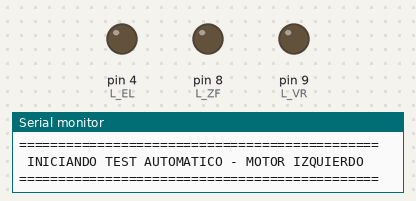
The sketch below on a simulated Arduino Nano, built with avr-gcc and run on an emulated ATmega328P. On the bench: output pins drawn as LEDs (lit = HIGH), the last lines printed to the serial monitor.

Above: at 0.1 s.
At 3.1 s:
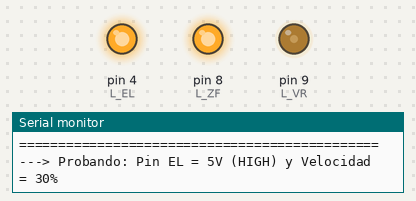
At 7.1 s:
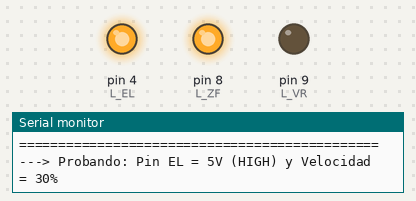
At 18.1 s:
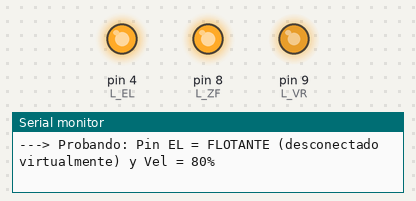
At 27.1 s:
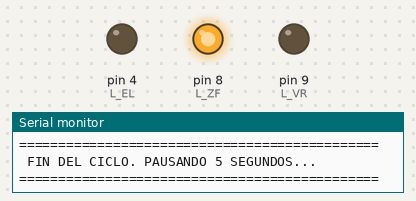
At 37.1 s:
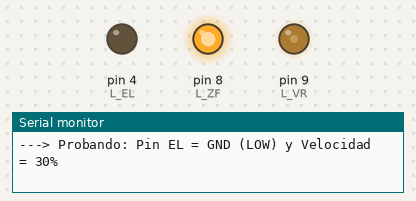
Timing chart, 0 to 38.6 s (numbered marks = the images above):
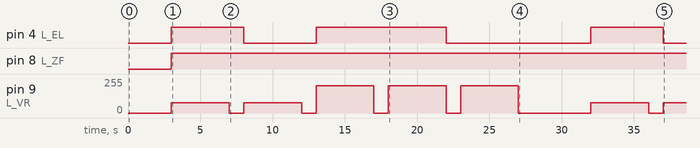

Measured:
- by itself, pin 4 (L_EL): goes HIGH 5.0 s, LOW 5.0 s, HIGH 9.0 s, LOW 10.0 s, HIGH 5.0 s, then LOW
- by itself, pin 8 (L_ZF): LOW → HIGH at 3.0 s
- by itself, pin 9 (L_VR): 0/255 → 76/255 at 3.0 s, → 0/255 4.0 s later, → 76/255 1.0 s later, → 0/255 4.0 s later, … (13 changes in this stretch)

The sketch:

HoverboardTest.ino
```cpp
void setup() {
  Serial.begin(115200);

  pinMode(4, OUTPUT); // L_EL
  pinMode(8, OUTPUT); // L_ZF
  pinMode(9, OUTPUT); // L_VR

  // ALTA FRECUENCIA PARA EL JYQD:
  // Pone el Timer1 del Arduino Nano (Pines 9 y 10) a 31250 Hz (31 kHz).
  // Muchos drivers JYQD ignoran el PWM si la frecuencia es estándar (490Hz)
  // debido a que los capacitores internos no lo estabilizan bien.
  TCCR1B = (TCCR1B & 0b11111000) | 0x01;

  Serial.println("==============================================");
  Serial.println(" INICIANDO TEST AUTOMATICO - MOTOR IZQUIERDO");
  Serial.println("==============================================");
  delay(3000);
}

void loop() {
  // CONFIGURAR DIRECCION FIJA
  digitalWrite(8, HIGH); // Hacia un lado

  // --- PRUEBA 1: EL a 5V (HIGH) y Velocidad 30% ---
  Serial.println("---> Probando: Pin EL = 5V (HIGH) y Velocidad = 30%");
  digitalWrite(4, HIGH);
  analogWrite(9, 76);
  delay(4000);
  analogWrite(9, 0); // Para poder notar si frena
  delay(1000);

  // --- PRUEBA 2: EL a GND (LOW) y Velocidad 30% ---
  Serial.println("---> Probando: Pin EL = GND (LOW) y Velocidad = 30%");
  digitalWrite(4, LOW);
  analogWrite(9, 76);
  delay(4000);
  analogWrite(9, 0);
  delay(1000);

  // --- PRUEBA 3: EL a 5V (HIGH) y Velocidad 80% ---
  Serial.println("---> Probando: Pin EL = 5V (HIGH) y Velocidad = 80%");
  digitalWrite(4, HIGH);
  analogWrite(9, 204);
  delay(4000);
  analogWrite(9, 0);
  delay(1000);

  // --- PRUEBA 4: EL pin FLOTANTE (Alta impedancia) y Velocidad 80% ---
  Serial.println("---> Probando: Pin EL = FLOTANTE (desconectado virtualmente) y Vel = 80%");
  pinMode(4, INPUT); // Pasa a estado flotante (Hi-Z)
  analogWrite(9, 204);
  delay(4000);
  analogWrite(9, 0);
  pinMode(4, OUTPUT); // Restaura
  delay(1000);

  // --- PRUEBA 5: EL a GND (LOW) y Velocidad 80% ---
  Serial.println("---> Probando: Pin EL = GND (LOW) y Velocidad = 80%");
  digitalWrite(4, LOW);
  analogWrite(9, 204);
  delay(4000);
  analogWrite(9, 0);

  // Parada de seguridad antes de repetir
  digitalWrite(4, LOW);
  Serial.println("==============================================");
  Serial.println(" FIN DEL CICLO. PAUSANDO 5 SEGUNDOS... ");
  Serial.println("==============================================");
  delay(5000);
}
```
